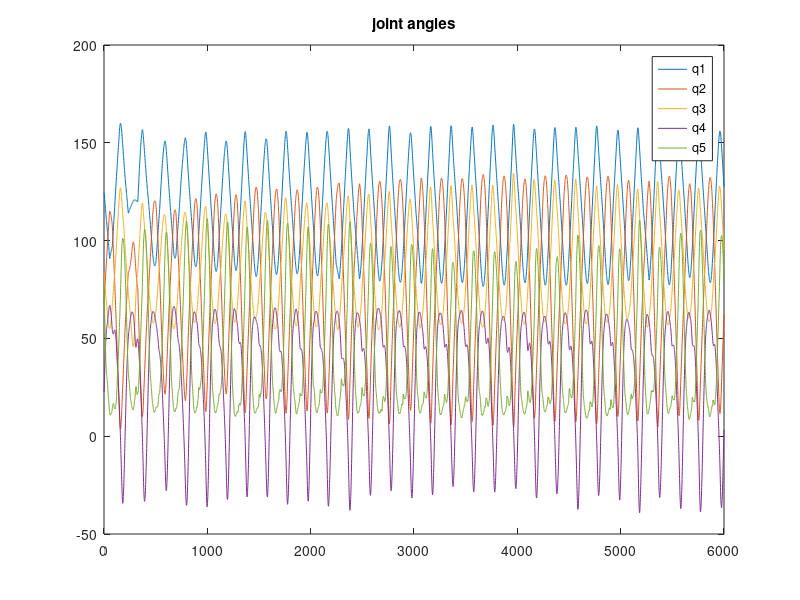

Recreate this plot in MATLAB.
function [q,t2,p] = bodyangles
    % better fucntion name the part that produce p and q
    
    % load X2016_03_17_trial2_markers
    load Mdata2
    
    %choose the averaged trial number (to underestand how the data is averaged visit "how to make data note")
    d = MDATA;

    % Calculating the knee angle(q2) using 3 markers: RLEK, RLM, RGTRO
    knee     = d(:,[33 34])/1000;          % RLEK: right lateral epicondyle of the knee x:31 Y:32 Z:33 (add 1 to column numbers)
    ankle    = d(:,[27 28])/1000;          % RLM : right lateral malleolus of the ankle x:25 Y:26 Z:27
    hip      = d(:,[39 40])/1000;          % RGTRO : right greater trochanter of femur  x:37 Y:38 Z:39
    shoulder = d(:,[63 64])/1000;          % RSHO : right acromian of shoulder x:61 Y:62 Z:63
    elbow    = d(:,[66 67])/1000;          % RLEE : right lateral elbow x:64 Y:65 Z:66
    wrist    = d(:,[69 70])/1000;          % RLW : right lateral wrist x:67 Y:68 Z:69
    t2 = d(:,1);                           % defining the step time

    f = find(~isnan(knee(:,1)));   %find the nan index in the knee data

    %remove the NAN numbers from the data and separate Y and Z cordinate for each marker
    kneeY = knee(f,1);
    kneeZ = knee(f,2);
    ankleY = ankle(:,1);
    ankleZ = ankle(:,2);
    hipY = hip(:,1);
    hipZ = hip(:,2);
    shoulderY = shoulder(:,1);
    shoulderZ = shoulder(:,2);
    elbowY = elbow(:,1);
    elbowZ = elbow(:,2);
    wristY = wrist(:,1);
    wristZ = wrist(:,2);

    %new time vector based on the dimention of
    newt = t2(f);
    kneeY = interp1(newt,kneeY,t2);
    kneeZ = interp1(newt,kneeZ,t2);

    % shank angle
    theta_shank = atan2((kneeY - ankleY),(kneeZ - ankleZ)); %calculating shank angle
    theta_thigh = atan2((hipY - kneeY),(hipZ - kneeZ)); %calculating femur angle
    q1 = theta_shank;

    % knee angle
    theta_thigh = unwrap(theta_thigh);
    q2 =  2*pi + theta_thigh - theta_shank;

    % hip angle
    theta_upperbody = atan2((shoulderY - hipY),(shoulderZ - hipZ)); %calculating
    q3 = theta_upperbody - (theta_thigh + pi);%
    q3 = unwrap(q3);

    % arm angle
    theta_arm = atan2((elbowY - shoulderY),(elbowZ - shoulderZ)); %calculating
    q4 = theta_arm - (theta_upperbody - pi) ;
    q4 = unwrap(q4);
%--------------------------------------------------------------------------

    % forearm angle
    theta_forearm = atan2((wristY - elbowY),(wristZ - elbowZ )); %calculating
    q5 = theta_forearm - theta_arm;
    
    %preparing the data (positions, velocities, accelerations)
    q = [q1 q2 q3 q4 q5];

    plot(q*180/pi)
    title('joint angles')
    legend('q1','q2','q3','q4','q5');
    set(gcf,'renderer','painters');

    % determine model parameters
    p.ShankLen = mean(sqrt((kneeY-ankleY).^2+(kneeZ-ankleZ).^2));
    p.ThighLen = mean(sqrt((hipY-kneeY).^2+(hipZ-kneeZ).^2));
    p.TrunkLen = mean(sqrt((shoulderY-hipY).^2+(shoulderZ-hipZ).^2));
    p.UpparmLen = mean(sqrt((elbowY-shoulderY).^2+(elbowZ-shoulderZ).^2));
    p.ForearmLen = mean(sqrt((wristY-elbowY).^2+(wristZ-elbowZ).^2));
    
    % calculate the coordinate of ankle point, and assume it is fixed
    p.Xankle = mean(ankleZ);
    p.Yankle = mean(ankleY);
    
    % do the linear polyfit of hip motion track for the alpha angle
    coeff = polyfit(hipZ,hipY,1);
    p.a=coeff(1,1);
    p.b=coeff(1,2); %FIT A STAIGHT LINE THROUGH A LINEAR REGRETION
    
    % define scale factor to convert kg to Mg and N to kN
    scale = 0.001;
	p.M                = scale * 80;				    % body mass (kg)
      
    % determins sprocket position based on the most forward position of the
    % wrist (IN FUTURE WORK WE NEED A MARKER)
    %i = find(max(wristZ));
    [p.Xsprocket,i] = max(wristZ);
    p.Xsprocket = max(wristZ) + 0.1;
	p.Ysprocket     = wristY(i);                       
                 
	% These are model parameters
    p.g          = 9.80665;                     % gravity(N/kg)
	p.Kseat          =  scale * 10^5;           % seat stiffness (kN/m)
	p.Cseat          =  2*sqrt(p.M*p.Kseat);    % seat damping (kNs/m), close to critical damping
    
    % rowing machine parameters from parameter identification
    p.C = scale * 89.68;             % flywheel damping coefficient kN/(m/s)^2
	p.m = scale * 539.6;             % flywheel equivalent mass
  	p.Kcrm = scale * 28386;          % stiffness of cable and ratchet mechanism (kN/m) (CHECK VALUE IN PARAMETER IDENTIFICATION
    p.K =  scale * 12.97 ;			 % shock cord stiffness (kN/m)
    p.L0 = 0.2;                      % the wrist-sprocket distance at which shock cord has no force
    
	% body segment parameters calculated using the tables from Winter's book
	p.ShankMass        =  0.0465*2*p.M;                
	p.ThighMass        =  0.1*2*p.M;                   
	p.TrunkMass        =  0.497*p.M;                   
	p.UpparmMass       =  0.028*2*p.M;                 
	p.ForearmMass      =  0.016*2*p.M;                 
	p.ShankInertia     =  p.ShankMass*(0.302*p.ShankLen)^2; 
	p.ThighInertia     =  p.ThighMass*(0.323*p.ThighLen)^2; 
	p.TrunkInertia     =  p.TrunkMass*(0.5*p.TrunkLen)^2;   
	p.UpparmInertia    =  p.UpparmMass*(0.322*p.UpparmLen)^2;
	p.ForearmInertia   =  p.ForearmMass*(0.303*p.ForearmLen)^2;
	p.ShankCM          =  (1-0.433)*p.ShankLen;                
	p.ThighCM          =  (1-0.433)*p.ThighLen;               
	p.TrunkCM          =  (1-0.500)*p.TrunkLen;                 
	p.UpparmCM         =  0.436*p.UpparmLen;                   
	p.ForearmCM        =  0.430*p.ForearmLen;                    
    %q = [q1,q2,q3,q4,q5];						    % extract joint angle trajectories (states 1-5)
    %figure(9);
    %animate(q,p);

 

end